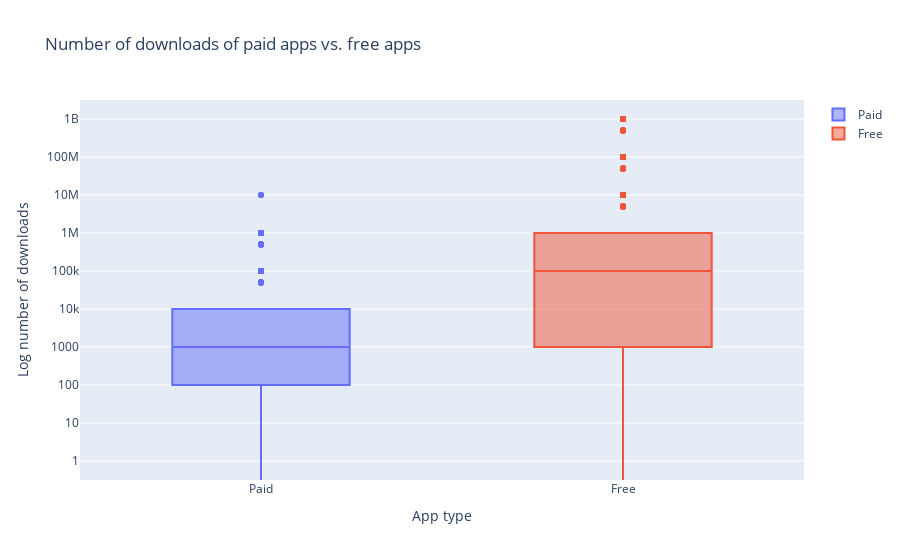

Notebook code for this chart:
### Markdown cell above
# 10. Popularity of paid apps vs free apps

For apps in the Play Store today, there are five types of pricing strategies: free, freemium, paid, paymium, and subscription. Let's focus on free and paid apps only. Some characteristics of free apps are:

1. Free to download.
2. Main source of income often comes from advertisements.
3. Often created by companies that have other products and the app serves as an extension of those products.
4. Can serve as a tool for customer retention, communication, and customer service.

Some characteristics of paid apps are:

1. Users are asked to pay once for the app to download and use it.
2. The user can't really get a feel for the app before buying it.

Are paid apps installed as much as free apps? It turns out that paid apps have a relatively lower number of installs than free apps, though the difference is not as stark as I would have expected!

### Code cell
num_apps_in_Type = apps['Type'].value_counts()
print(num_apps_in_Type)

trace0 = go.Box(
    # Data for paid apps
    y = apps[apps['Type'] == 'Paid']['Installs'],
    name = 'Paid'
)

trace1 = go.Box(
    # Data for free apps
    y = apps[apps['Type'] == 'Free']['Installs'],
    name = 'Free'
)

layout = go.Layout(
    title = "Number of downloads of paid apps vs. free apps",
    yaxis = dict(title = "Log number of downloads",
                type = 'log',
                autorange = True),
    xaxis=dict(title='App type', zeroline=False)
)

# Add trace0 and trace1 to a list for plotting
data = [trace0, trace1]
plotly.offline.iplot({'data': data, 'layout': layout})

### Figure 1 — Plotly figure (JSON) as saved in the notebook; plotly's stock layout.template omitted (floating-point values rounded to 4 significant figures; data arrays with more than 128 entries replaced by an {"elided": "..."} marker saying what was removed)
{"data": [{"name": "Paid", "type": "box", "y": {"elided": "758 int values"}}, {"name": "Free", "type": "box", "y": {"elided": "8985 int values"}}], "layout": {"title": {"text": "Number of downloads of paid apps vs. free apps"}, "xaxis": {"title": {"text": "App type"}, "zeroline": false}, "yaxis": {"autorange": true, "title": {"text": "Log number of downloads"}, "type": "log"}}}
